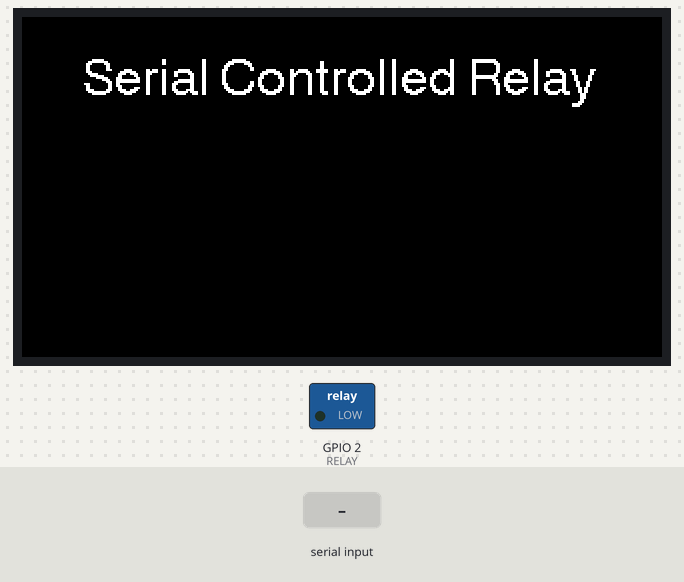
Recording of a program running on a simulated ESP32-S3. Shown: 320×170 colour display, switched loads named in the program (green lamp = pin HIGH). The test bench sets the inputs (shaded band). What the program prints to the serial monitor is not drawn.

Above: at 1.4 s.
1.5 s: "on\n" received over the second serial link
At 1.9 s:
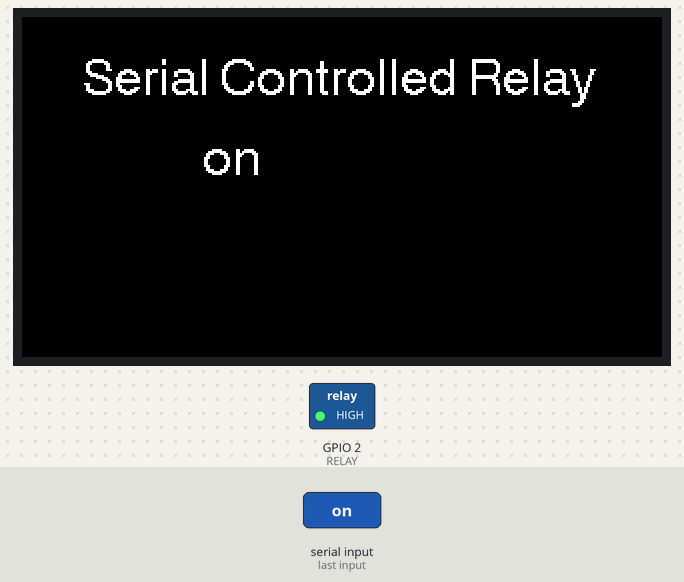
3.0 s: "off\n" received over the second serial link
At 4.2 s:
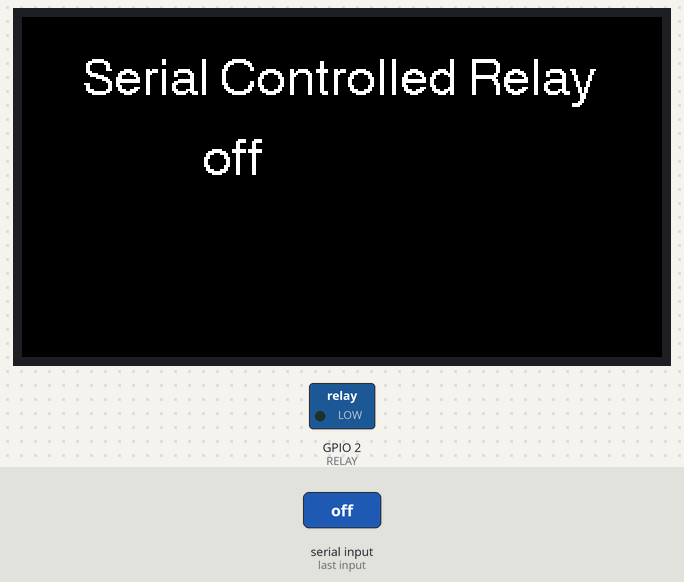
4.5 s: "1\n" received over the second serial link
At 5.3 s:
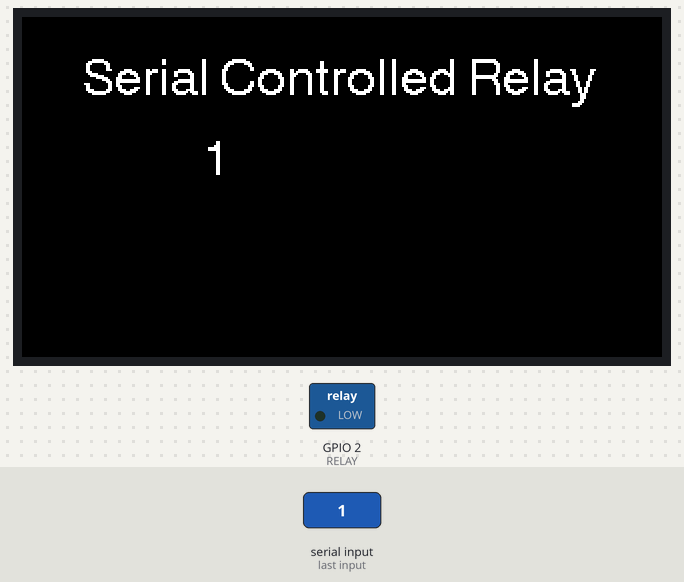
Timing chart, 0 to 7.5 s (numbered marks = the images above; inputs shaded):
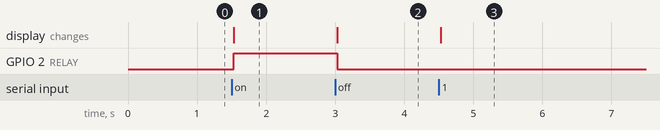

Measured:
- after the input at 1.5 s, GPIO 2 (RELAY): LOW → HIGH at once; the display: changes at once (image 1)
- after the input at 3.0 s, GPIO 2 (RELAY): HIGH → LOW at once; the display: changes at once (image 2)
- after the input at 4.5 s, the display: changes at once (image 3)

The program:

main.cpp
```cpp
#include <Arduino.h>
#include <TFT_eSPI.h>
#include <SoftwareSerial.h>

SoftwareSerial swSer(21, 18);

TFT_eSPI tft = TFT_eSPI();

int i = 0;
char buf[200];
char c;
#define RELAY 2

void setup() {
    Serial.begin(115200);
    swSer.begin(9600);
    pinMode(RELAY, OUTPUT);
    tft.init();
    tft.setRotation(1);
    tft.fillScreen(TFT_BLACK);
    tft.setTextColor(TFT_WHITE);
    tft.drawString("Serial Controlled Relay", 30, 20, 4);
}

void loop() {
    if (swSer.available()) {
        c = swSer.read();
        if (c == '\n') {
            buf[i] = '\0';
            tft.fillRect(0, 60, 240, 240, TFT_BLACK);
            tft.drawString(buf, 90, 60, 4);
            i = 0;
            Serial.println(buf);
            if (!strncmp(buf, "on", 2)) {
                digitalWrite(RELAY, HIGH);
            } else if (!strncmp(buf, "off", 3)){
                digitalWrite(RELAY, LOW);
            } else {
                Serial.println("Invalid command");
            }
        } else {
            buf[i++] = c;
        }
    }
}
```
